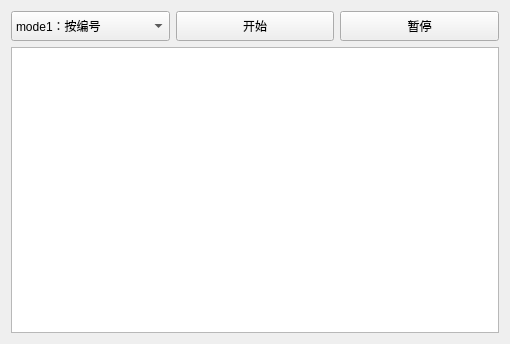
<?xml version="1.0" encoding="UTF-8"?>
<ui version="4.0">
 <class>PointTable</class>
 <widget class="QWidget" name="PointTable">
  <property name="geometry">
   <rect>
    <x>0</x>
    <y>0</y>
    <width>510</width>
    <height>344</height>
   </rect>
  </property>
  <property name="windowTitle">
   <string>Form</string>
  </property>
  <layout class="QVBoxLayout" name="verticalLayout" stretch="0,0">
   <item>
    <layout class="QGridLayout" name="gridLayout">
     <item row="0" column="0">
      <widget class="QComboBox" name="comboBox">
       <property name="minimumSize">
        <size>
         <width>0</width>
         <height>30</height>
        </size>
       </property>
       <item>
        <property name="text">
         <string>mode1：按编号</string>
        </property>
       </item>
       <item>
        <property name="text">
         <string>mode2：按坐标</string>
        </property>
       </item>
       <item>
        <property name="text">
         <string>mode3：按变形</string>
        </property>
       </item>
      </widget>
     </item>
     <item row="0" column="1">
      <widget class="QPushButton" name="btnok">
       <property name="minimumSize">
        <size>
         <width>0</width>
         <height>30</height>
        </size>
       </property>
       <property name="text">
        <string>开始</string>
       </property>
      </widget>
     </item>
     <item row="0" column="2">
      <widget class="QPushButton" name="btnstop">
       <property name="minimumSize">
        <size>
         <width>0</width>
         <height>30</height>
        </size>
       </property>
       <property name="text">
        <string>暂停</string>
       </property>
      </widget>
     </item>
    </layout>
   </item>
   <item>
    <widget class="QTableView" name="tableView"/>
   </item>
  </layout>
 </widget>
 <resources/>
 <connections/>
</ui>
